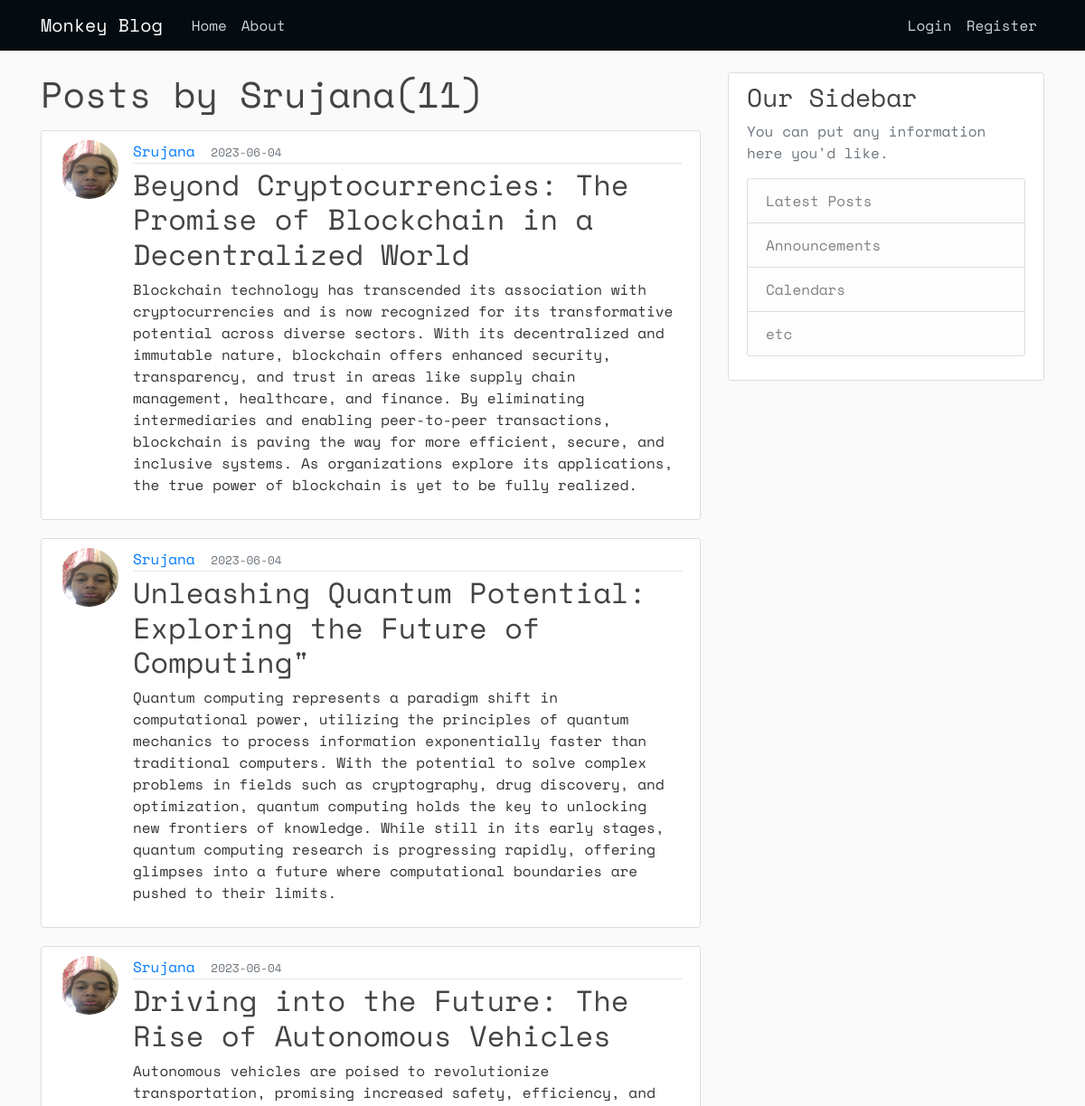
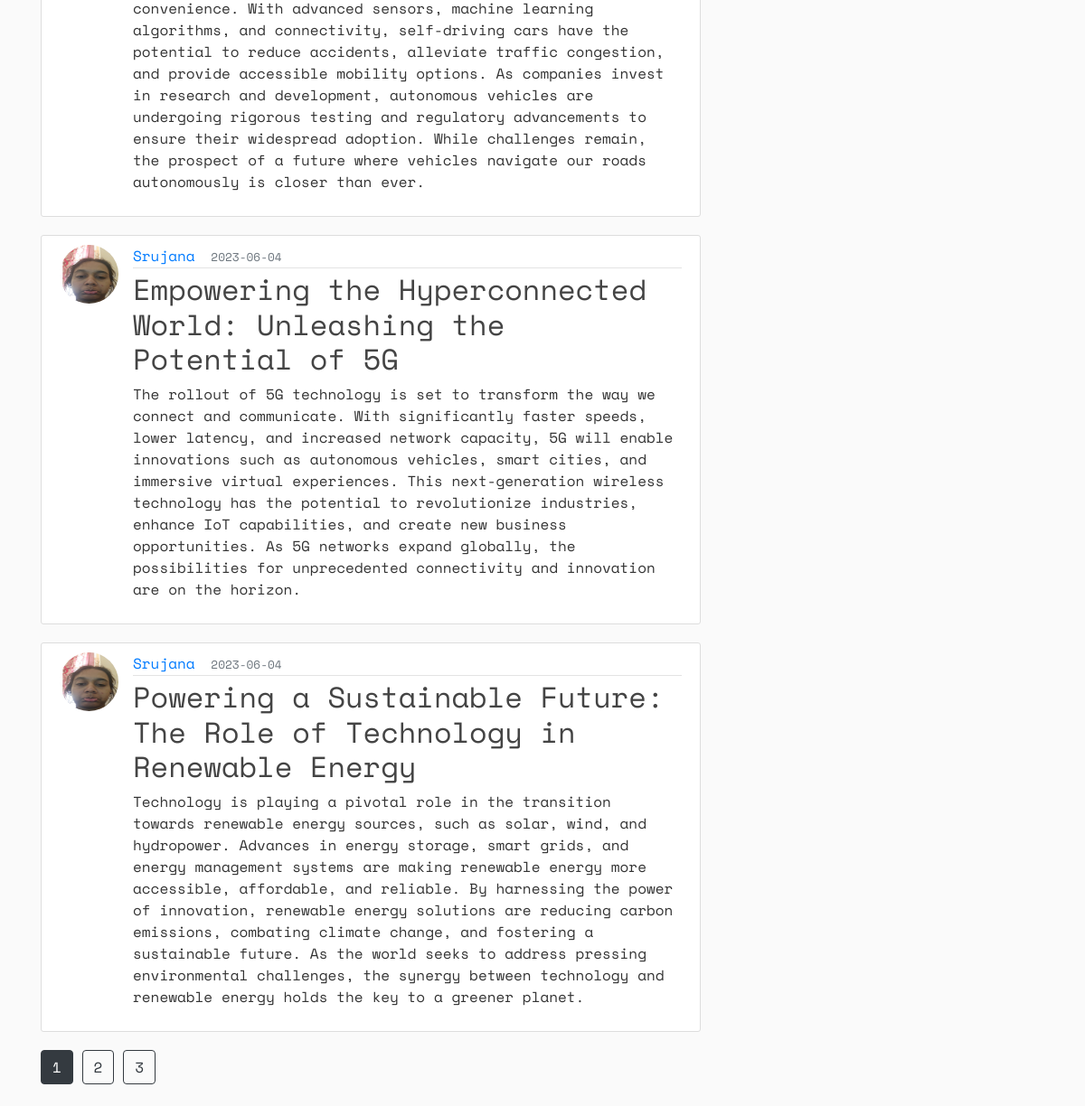
The page /user/Srujana on the database as committed earlier (2 pictures, top to bottom).
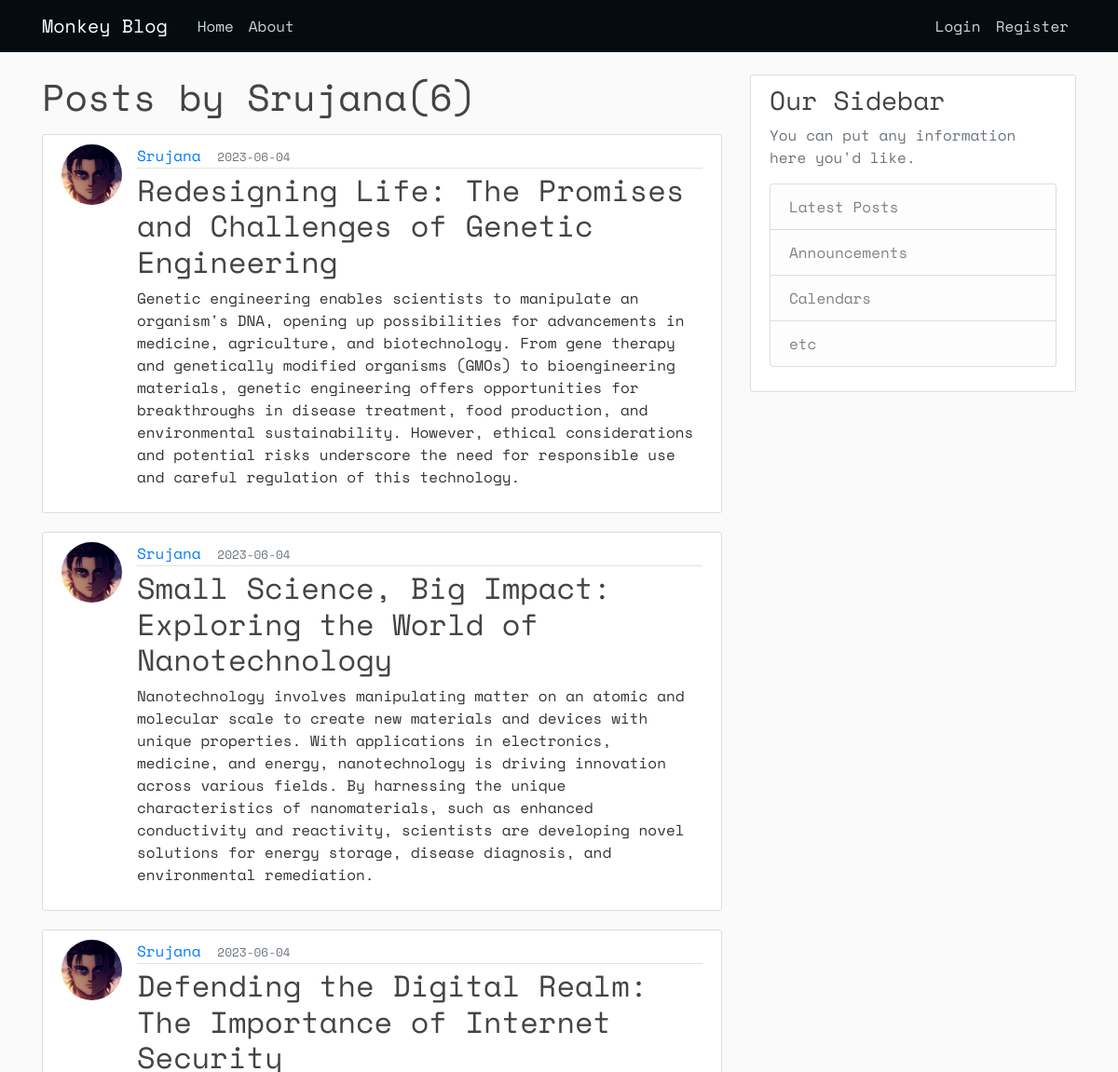
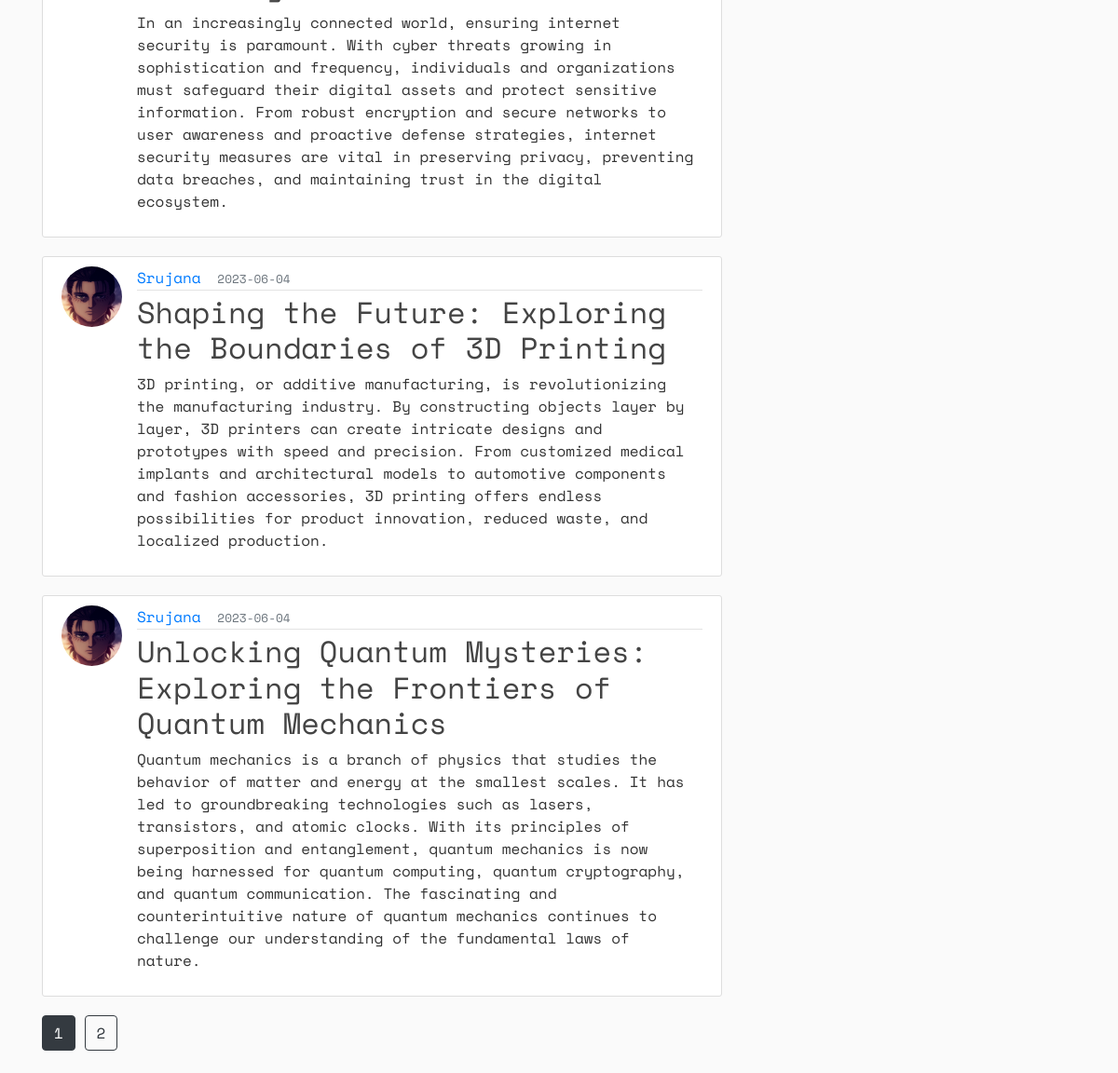
The same page on the database as committed later (2 pictures, top to bottom).
### flaskblog/models.py (models this page shows, shortened)
class Post(db.Model):
    id = db.Column(db.Integer, primary_key=True)
    title = db.Column(db.String(100),nullable=False)
    date_posted = db.Column(db.DateTime,nullable=False,default=datetime.utcnow())
    content = db.Column(db.Text,nullable=False)
    user_id = db.Column(db.Integer,db.ForeignKey('user.id'),nullable=False)

class User(db.Model, UserMixin):
    id = db.Column(db.Integer, primary_key=True)
    username = db.Column(db.String(20),unique=True,nullable=False)
    email=db.Column(db.String(120),unique=True,nullable=False)
    image_file = db.Column(db.String(20),nullable=False,default='default.jpg')
    password=db.Column(db.String(60),nullable=False)
    posts = db.relationship('Post',backref='author',lazy=True)

### flaskblog/users/routes.py (the view)
@users.route("/user/<string:username>")
def user_posts(username):
    page = request.args.get('page',1,type=int)
    user = User.query.filter_by(username = username).first_or_404()
    posts = Post.query.filter_by(author = user).order_by(Post.date_posted.desc()).paginate(page = page , per_page = 5)
    return render_template('user_post.html',user = user, posts = posts)

### flaskblog/templates/user_post.html
{% extends 'layout.html' %}
{% block hehe %}
<h1 class = "mb-3">Posts by {{ user.username }}({{ posts.total }})</h1>
{% for post in posts.items %}
<article class="media content-section">
    <img src="{{url_for('static',filename = 'pictures/' + post.author.image_file)}}" alt="" class="rounded-circle article-img">
    <div class="media-body">
        <div class="article-metadata">
            <a class="mr-2" href="{{url_for('users.user_posts',username = post.author.username)}}">{{ post.author.username }}</a>
            <small class="text-muted">{{ post.date_posted.strftime('%Y-%m-%d')}}</small>
        </div>
        <h2><a class="article-title" href="{{url_for('posts.post',post_id=post.id)}}">{{ post.title }}</a></h2>
        <p class="article-content">{{ post.content }}</p>
    </div>
</article>
{% endfor %}
{% for page_num in posts.iter_pages(left_edge = 1, right_edge = 1, left_current=1,right_current =1) %}
    {% if page_num %}
        {% if posts.page == page_num %}
        <a href="{{ url_for('users.user_posts',username = user.username,page = page_num)}}" class = "btn btn-dark mb-4">{{ page_num }}</a>
        {% else %}
        <a href="{{ url_for('users.user_posts', username = user.username, page = page_num)}}" class = "btn btn-outline-dark mb-4">{{ page_num }}</a>
        {% endif %}
    {% else %}
        ...
    {% endif %}
{% endfor %}
{% endblock hehe%}

Rows that differ between the two databases and show on the page:
removed Post: image_file (picture), author.username "Srujana", date_posted "2023-06-04", title "Beyond Cryptocurrencies: The Promise of Blockchain in a Decentralized World", content "Blockchain technology has transcended its association with cryptocurrencies and is now recognized for its transformative potential across diverse sectors. With its decentralized and immutable nature, blockchain offers enhanced security, transparency, and trust in areas like supply chain management, healthcare, and finance. By eliminating intermediaries and enabling peer-to-peer transactions, blockchain is paving the way for more efficient, secure, and inclusive systems. As organizations explore its applications, the true power of blockchain is yet to be fully realized."
removed Post: image_file (picture), author.username "Srujana", date_posted "2023-06-04", title "Unleashing Quantum Potential: Exploring the Future of Computing\"", content "Quantum computing represents a paradigm shift in computational power, utilizing the principles of quantum mechanics to process information exponentially faster than traditional computers. With the potential to solve complex problems in fields such as cryptography, drug discovery, and optimization, quantum computing holds the key to unlocking new frontiers of knowledge. While still in its early stages, quantum computing research is progressing rapidly, offering glimpses into a future where computational boundaries are pushed to their limits."
removed Post: image_file (picture), author.username "Srujana", date_posted "2023-06-04", title "Driving into the Future: The Rise of Autonomous Vehicles", content "Autonomous vehicles are poised to revolutionize transportation, promising increased safety, efficiency, and convenience. With advanced sensors, machine learning algorithms, and connectivity, self-driving cars have the potential to reduce accidents, alleviate traffic congestion, and provide accessible mobility options. As companies invest in research and development, autonomous vehicles are undergoing rigorous testing and regulatory advancements to ensure their widespread adoption. While challenges remain, the prospect of a future where vehicles navigate our roads autonomously is closer than ever."
removed Post: image_file (picture), author.username "Srujana", date_posted "2023-06-04", title "Empowering the Hyperconnected World: Unleashing the Potential of 5G", content "The rollout of 5G technology is set to transform the way we connect and communicate. With significantly faster speeds, lower latency, and increased network capacity, 5G will enable innovations such as autonomous vehicles, smart cities, and immersive virtual experiences. This next-generation wireless technology has the potential to revolutionize industries, enhance IoT capabilities, and create new business opportunities. As 5G networks expand globally, the possibilities for unprecedented connectivity and innovation are on the horizon."
removed Post: image_file (picture), author.username "Srujana", date_posted "2023-06-04", title "Powering a Sustainable Future: The Role of Technology in Renewable Energy", content "Technology is playing a pivotal role in the transition towards renewable energy sources, such as solar, wind, and hydropower. Advances in energy storage, smart grids, and energy management systems are making renewable energy more accessible, affordable, and reliable. By harnessing the power of innovation, renewable energy solutions are reducing carbon emissions, combating climate change, and fostering a sustainable future. As the world seeks to address pressing environmental challenges, the synergy between technology and renewable energy holds the key to a greener planet."
now on this page (row unchanged): Post: image_file (picture), author.username "Srujana", date_posted "2023-06-04", title "Redesigning Life: The Promises and Challenges of Genetic Engineering", content "Genetic engineering enables scientists to manipulate an organism's DNA, opening up possibilities for advancements in medicine, agriculture, and biotechnology. From gene therapy and genetically modified organisms (GMOs) to bioengineering materials, genetic engineering offers opportunities for breakthroughs in disease treatment, food production, and environmental sustainability. However, ethical considerations and potential risks underscore the need for responsible use and careful regulation of this technology."
now on this page (row unchanged): Post: image_file (picture), author.username "Srujana", date_posted "2023-06-04", title "Small Science, Big Impact: Exploring the World of Nanotechnology", content "Nanotechnology involves manipulating matter on an atomic and molecular scale to create new materials and devices with unique properties. With applications in electronics, medicine, and energy, nanotechnology is driving innovation across various fields. By harnessing the unique characteristics of nanomaterials, such as enhanced conductivity and reactivity, scientists are developing novel solutions for energy storage, disease diagnosis, and environmental remediation."
now on this page (row unchanged): Post: image_file (picture), author.username "Srujana", date_posted "2023-06-04", title "Defending the Digital Realm: The Importance of Internet Security", content "In an increasingly connected world, ensuring internet security is paramount. With cyber threats growing in sophistication and frequency, individuals and organizations must safeguard their digital assets and protect sensitive information. From robust encryption and secure networks to user awareness and proactive defense strategies, internet security measures are vital in preserving privacy, preventing data breaches, and maintaining trust in the digital ecosystem."
now on this page (row unchanged): Post: image_file (picture), author.username "Srujana", date_posted "2023-06-04", title "Shaping the Future: Exploring the Boundaries of 3D Printing", content "3D printing, or additive manufacturing, is revolutionizing the manufacturing industry. By constructing objects layer by layer, 3D printers can create intricate designs and prototypes with speed and precision. From customized medical implants and architectural models to automotive components and fashion accessories, 3D printing offers endless possibilities for product innovation, reduced waste, and localized production."
now on this page (row unchanged): Post: image_file (picture), author.username "Srujana", date_posted "2023-06-04", title "Unlocking Quantum Mysteries: Exploring the Frontiers of Quantum Mechanics", content "Quantum mechanics is a branch of physics that studies the behavior of matter and energy at the smallest scales. It has led to groundbreaking technologies such as lasers, transistors, and atomic clocks. With its principles of superposition and entanglement, quantum mechanics is now being harnessed for quantum computing, quantum cryptography, and quantum communication. The fascinating and counterintuitive nature of quantum mechanics continues to challenge our understanding of the fundamental laws of nature."
Other text that changed with them:
{{ posts.total }}: "11" → "6"
list line gone: "3"
